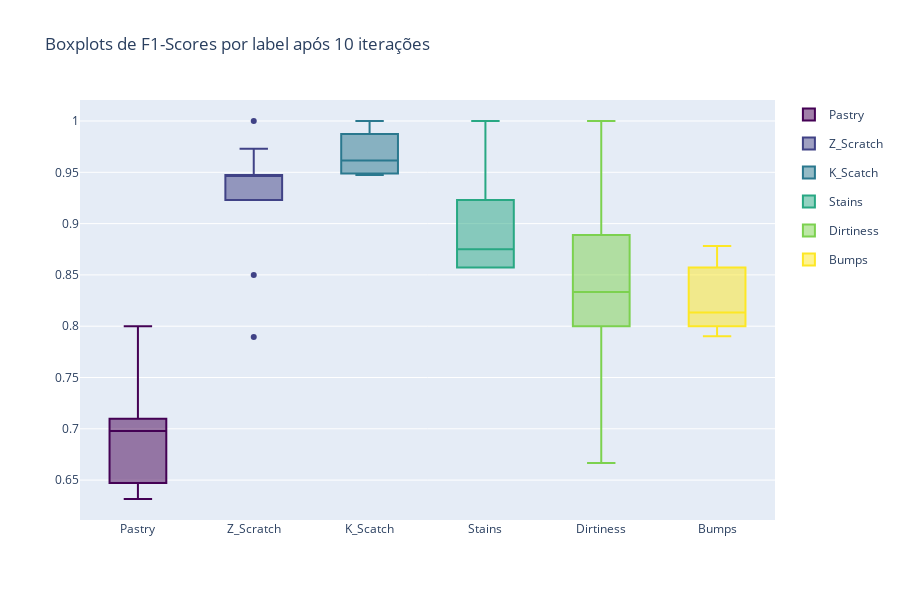

Notebook cell for this chart:
### Code cell
tree_f1 = tree_res['f1-scores']

plot_label_metrics(tree_f1, 'f1-scores')

### Figure 1 — Plotly figure (JSON) as saved in the notebook; plotly's stock layout.template omitted (floating-point values rounded to 4 significant figures)
{"data": [{"legendgroup": "0", "marker": {"color": "rgb(68, 1, 84)"}, "name": "Pastry", "type": "box", "y": [0.6471, 0.6897, 0.7097, 0.7059, 0.7778, 0.6429, 0.6857, 0.6316, 0.8, 0.7097]}, {"legendgroup": "1", "marker": {"color": "rgb(64, 66, 134)"}, "name": "Z_Scratch", "type": "box", "y": [0.9474, 0.9231, 0.9474, 0.973, 0.85, 0.9474, 0.9474, 0.7895, 1, 0.9231]}, {"legendgroup": "2", "marker": {"color": "rgb(42, 120, 142)"}, "name": "K_Scatch", "type": "box", "y": [0.96, 0.9873, 0.9873, 1, 0.9487, 0.9474, 0.9487, 0.9474, 0.963, 0.975]}, {"legendgroup": "3", "marker": {"color": "rgb(40, 168, 131)"}, "name": "Stains", "type": "box", "y": [0.875, 1, 1, 0.9231, 0.8571, 0.8571, 0.8571, 0.9231, 0.875, 0.875]}, {"legendgroup": "4", "marker": {"color": "rgb(124, 209, 79)"}, "name": "Dirtiness", "type": "box", "y": [1, 0.8571, 0.7273, 0.8, 0.8333, 0.6667, 0.8889, 0.8333, 1, 0.8]}, {"legendgroup": "5", "marker": {"color": "rgb(253, 231, 37)"}, "name": "Bumps", "type": "box", "y": [0.7901, 0.8608, 0.8395, 0.878, 0.8108, 0.7907, 0.8, 0.8052, 0.8571, 0.8158]}], "layout": {"autosize": true, "height": 600, "title": {"text": "Boxplots de F1-Scores por label após 10 iterações"}, "xaxis": {"autorange": true, "range": [-0.5, 5.5], "type": "category"}, "yaxis": {"autorange": true, "range": [0.6111, 1.02], "type": "linear"}}}
